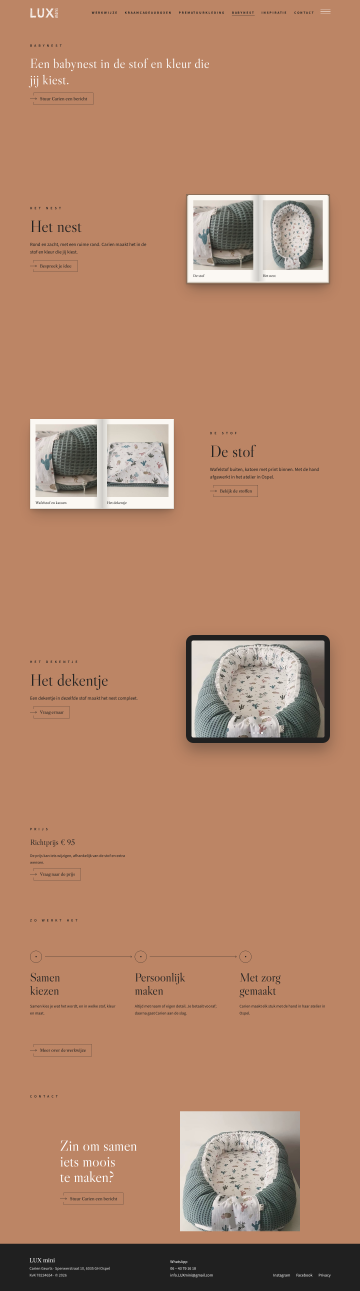
#> input picture tests/e2e/basis/desktop/babynest.png, 1440 x 5163 px (shown at 1/4 size)
$ python -i vrijstaand.py   (imports and definitions only)
#> lines starting #> are read from the running program, lines starting #| are printed output that depends on the picture
"""
Stelt een productfoto vrij en zet hem op een huiskleur met een zachte schaduw.

Gebruik:
  python3 scripts/vrijstaand.py <origineel.jpg> <uitvoer-basisnaam> <kleur> [--schaal 0.7]
  bijv. python3 scripts/vrijstaand.py ~/fotos/shirtje.jpg public/assets/img/p-shirtje "#C3CFBC"

Maakt <basisnaam>-kleur.jpg (3:4) en <basisnaam>-kleur-vierkant.jpg (1:1).
Werkt het best met een effen achtergrond die duidelijk afwijkt van het product.
Wit product op witte achtergrond lukt niet goed: maak dan een nieuwe foto.
Vereist: opencv-python, numpy, Pillow.
"""
import sys, argparse
import numpy as np
import cv2
from PIL import Image, ImageOps, ImageFilter

HUISKLEUREN = {
    "perzik": "#DEB799", "oker": "#C89F67", "salie": "#C3CFBC", "mauve": "#B5969E",
    "olijf": "#B4B19A", "grijsblauw": "#E0E6E7", "terracotta": "#BC8565",
}

def hexrgb(h):
    h = HUISKLEUREN.get(h, h).lstrip("#")
    return tuple(int(h[i:i + 2], 16) for i in (0, 2, 4))

def masker(rgb):
    """GrabCut met de rand als zekere achtergrond. Geeft (masker 0..255, kwaliteitsscore)."""
    h, w = rgb.shape[:2]
#> h = 5163; w = 1440
    schaal = 900 / max(h, w)
#> schaal = 0.174
    klein = cv2.resize(rgb, (int(w * schaal), int(h * schaal)), interpolation=cv2.INTER_AREA)
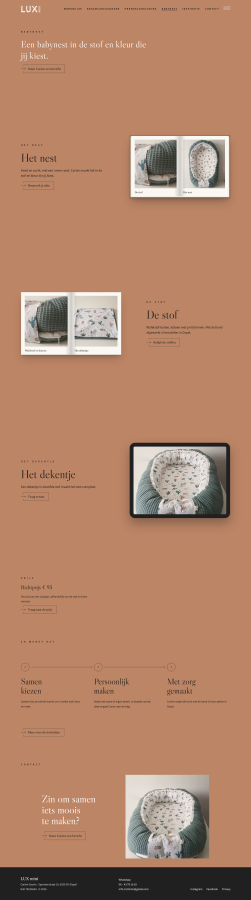
#> klein: shape (900, 251, 3); mean R, G, B 178.6, 132.3, 104.9
    kh, kw = klein.shape[:2]
#> kh = 900; kw = 251
    rand = max(4, int(min(kh, kw) * 0.02))
#> rand = 5
    m = np.full((kh, kw), cv2.GC_PR_FGD, np.uint8)
    # pixels die sterk op de randkleur lijken: waarschijnlijk achtergrond
    # achtergrond als glooiend vlak (telefoonfoto's hebben vaak een lichtverloop)
    yy, xx = np.mgrid[0:kh, 0:kw].astype(np.float32)
    xx, yy = xx / kw, yy / kh
    randmask = np.zeros((kh, kw), bool)
    randmask[:rand * 2], randmask[-rand * 2:], randmask[:, :rand * 2], randmask[:, -rand * 2:] = True, True, True, True
    A = np.stack([np.ones_like(xx), xx, yy, xx * xx, yy * yy, xx * yy], -1)
    vlak = np.zeros_like(klein, dtype=np.float32)
    for c in range(3):
        coef, *_ = np.linalg.lstsq(A[randmask], klein[..., c][randmask].astype(np.float32), rcond=None)
        vlak[..., c] = A @ coef
#> this loop made 3 passes
#> coef on passes 1 to 3: [195.5, -224.1, 107.5, 224.2, -193.1, 1.19], [138.5, -145.5, 67.35, 145.2, -123.4, 1.4], [105.4, -99.81, 43.98, 99.18, -82.87, 1.52]
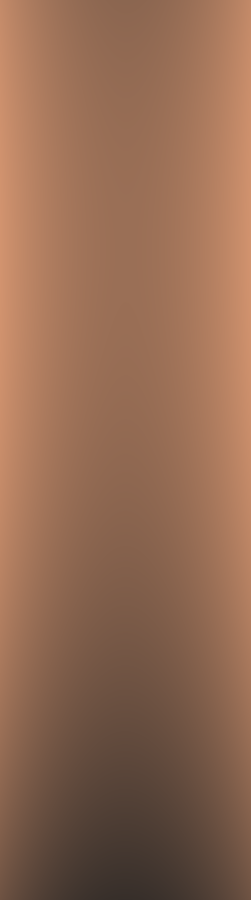
#> vlak: shape (900, 251, 3) float32; mean R, G, B 147.9, 107.1, 83.3
    afstand = np.linalg.norm(klein.astype(np.float32) - vlak, axis=2)
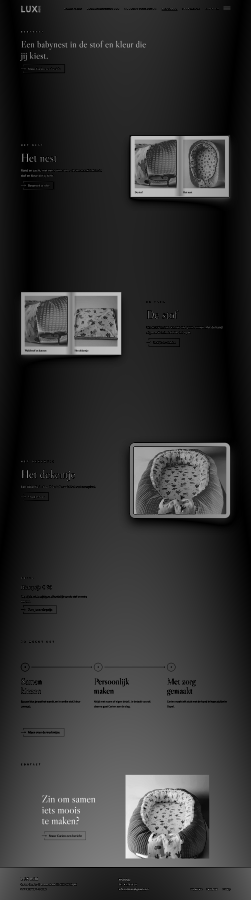
#> afstand: shape (900, 251) float32; min 0.0196, max 307.3, mean 59.8; drawn with min black and max white
    m[afstand < 12] = cv2.GC_PR_BGD
    m[:rand], m[-rand:], m[:, :rand], m[:, -rand:] = cv2.GC_BGD, cv2.GC_BGD, cv2.GC_BGD, cv2.GC_BGD
    bgd, fgd = np.zeros((1, 65), np.float64), np.zeros((1, 65), np.float64)
    cv2.grabCut(cv2.cvtColor(klein, cv2.COLOR_RGB2BGR), m, None, bgd, fgd, 6, cv2.GC_INIT_WITH_MASK)
    voor = np.where((m == cv2.GC_FGD) | (m == cv2.GC_PR_FGD), 255, 0).astype(np.uint8)
    # grootste aaneengesloten vlak (plus vlakken > 3%) houden, gaatjes dichten
    n, labels, stats, _ = cv2.connectedComponentsWithStats(voor, 8)
    if n <= 1:
        return None, 0.0
    groot = stats[1:, cv2.CC_STAT_AREA]
    houd = [i + 1 for i, a in enumerate(groot) if a >= max(groot) * 0.03]
    voor = np.isin(labels, houd).astype(np.uint8) * 255
    voor = cv2.morphologyEx(voor, cv2.MORPH_CLOSE, np.ones((5, 5), np.uint8))
    # kwaliteit: hoe scherp is de grens (weinig twijfelpixels) en raakt het product de rand niet
    twijfel = np.mean((afstand > 8) & (afstand < 22) & (voor > 0)) / max(np.mean(voor > 0), 1e-6)
#> twijfel = 0.00716
    raakt_rand = voor[:2].any() or voor[-2:].any() or voor[:, :2].any() or voor[:, -2:].any()
    score = (1 - min(twijfel * 4, 1)) * (0.5 if raakt_rand else 1)
#> score = 0.971
    voor = cv2.resize(voor, (w, h), interpolation=cv2.INTER_LINEAR)
    voor = cv2.GaussianBlur(voor, (0, 0), 1.1)
    return voor, float(score)

def textuur(grootte, kleur, sterkte=5, zaad=7):
    rng = np.random.default_rng(zaad)
    basis = np.zeros((grootte[1], grootte[0], 3), np.float32) + np.array(kleur, np.float32)
    ruis = rng.normal(0, sterkte, (grootte[1], grootte[0], 1)).astype(np.float32)
    ruis = cv2.GaussianBlur(ruis, (0, 0), 0.7)[..., None] if ruis.ndim == 3 else ruis
    # heel zacht licht van linksboven
    yy, xx = np.mgrid[0:grootte[1], 0:grootte[0]].astype(np.float32)
    licht = 1.04 - 0.08 * ((xx / grootte[0]) * 0.4 + (yy / grootte[1]) * 0.6)
    return Image.fromarray(np.clip((basis + ruis) * licht[..., None], 0, 255).astype(np.uint8))

def opmaken(product, alfa, kleur, maat, schaal):
    doek = textuur(maat, hexrgb(kleur))
    bb = alfa.getbbox()
    product, alfa = product.crop(bb), alfa.crop(bb)
    f = min(maat[0] * schaal / product.width, maat[1] * schaal * 0.92 / product.height)
    product = product.resize((int(product.width * f), int(product.height * f)), Image.LANCZOS)
    alfa = alfa.resize(product.size, Image.LANCZOS)
    x, y = (maat[0] - product.width) // 2, int((maat[1] - product.height) * 0.48)
    schaduw = Image.new("L", maat, 0)
    schaduw.paste(alfa.point(lambda v: int(v * 0.30)), (x + int(maat[0] * 0.012), y + int(maat[1] * 0.022)))
    schaduw = schaduw.filter(ImageFilter.GaussianBlur(maat[0] * 0.022))
    doek = Image.composite(Image.new("RGB", maat, (70, 52, 40)), doek, schaduw)
    doek.paste(product, (x, y), alfa)
    return doek

def verwerk(bron, basis, kleur, schaal=0.7, minimum=0.55):
    im = ImageOps.exif_transpose(Image.open(bron)).convert("RGB")
    im.thumbnail((2000, 2000), Image.LANCZOS)
    alfa, score = masker(np.array(im))
    if alfa is None or score < minimum:
        print(f"OVERGESLAGEN {bron}: vrijstaand niet schoon genoeg (score {score:.2f})")
        return False
    alfa = Image.fromarray(alfa)
    for achtervoegsel, maat in (("-kleur", (900, 1200)), ("-kleur-vierkant", (900, 900))):
        uit = opmaken(im, alfa, kleur, maat, schaal)
        uit.save(f"{basis}{achtervoegsel}.jpg", "JPEG", quality=82, optimize=True, progressive=True)
    print(f"OK {basis}-kleur.jpg (score {score:.2f})")
    return True

# [7 lines not run here, left out]

>>> import cv2
>>> picture = cv2.cvtColor(cv2.imread('../tests/e2e/basis/desktop/babynest.png'), cv2.COLOR_BGR2RGB)
>>> result = masker(picture)

$ run again, on tests/e2e/basis/desktop/contact.png
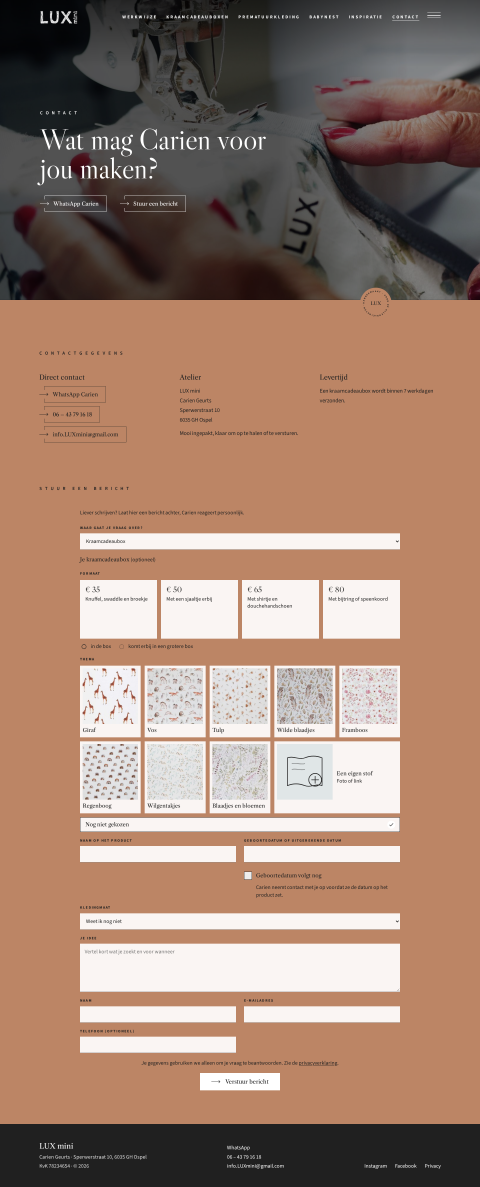
#> input picture tests/e2e/basis/desktop/contact.png, 1440 x 3560 px (shown at 1/3 size)
#> the loop in masker, `for c in range(3):` made 3 passes
#> coef on passes 1 to 3: [9.52, -24.65, 658.3, 69.46, -591.1, -61.33], [21.86, -13.82, 408.9, 49.3, -367.4, -49.32], [30.05, -13.53, 258.8, 47.27, -231.8, -46.95]
#> after the loop in masker, `for c in range(3):`:
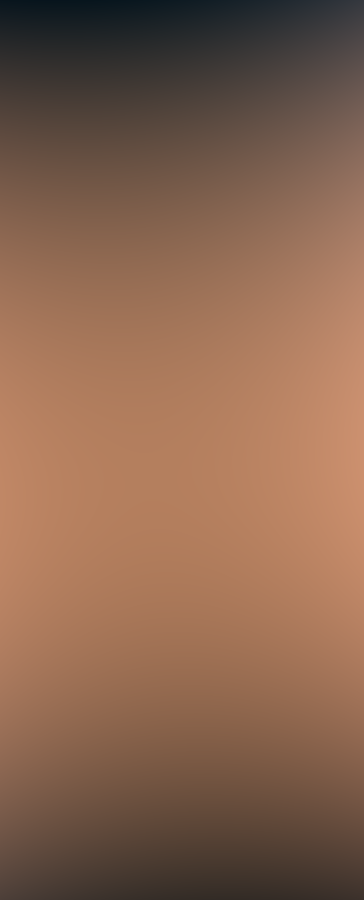
#> vlak: shape (900, 364, 3) float32; mean R, G, B 137.1, 101, 79.4
#> in masker, `afstand = np.linalg.norm(klein.astype(np.float32) - vlak, axis=2)`:
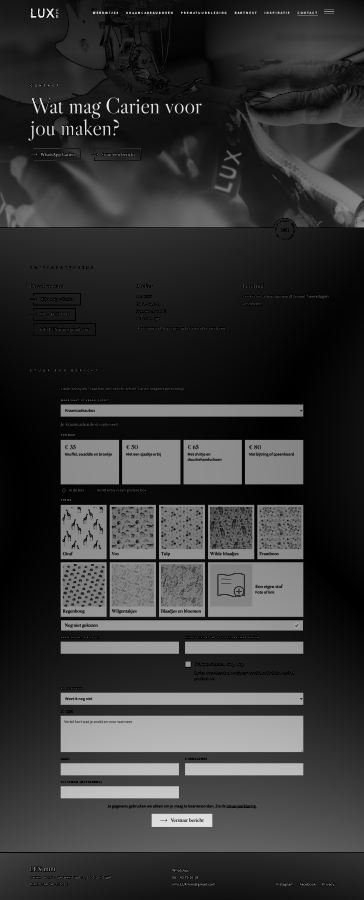
#> afstand: shape (900, 364) float32; min 0.309, max 358.6, mean 75.4; drawn with min black and max white
#> twijfel = 0.0637
#> score = 0.745

$ run again, on tests/e2e/basis/desktop/home.png
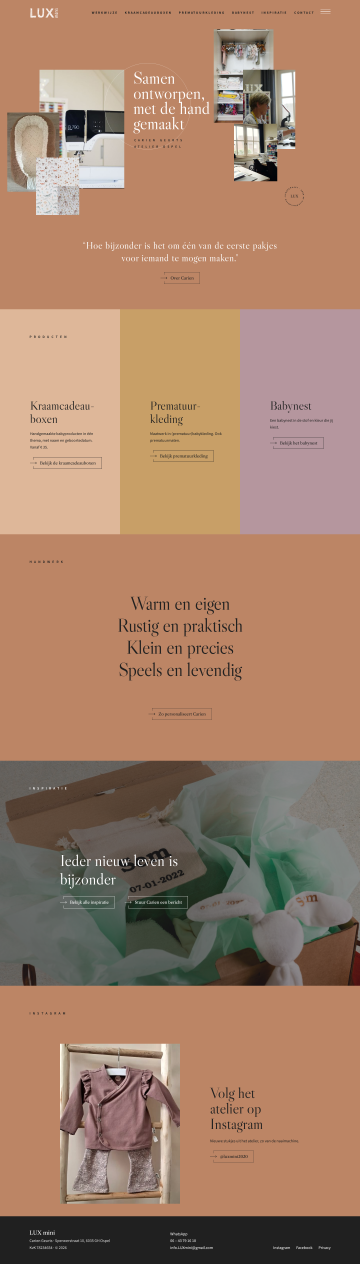
#> input picture tests/e2e/basis/desktop/home.png, 1440 x 5053 px (shown at 1/4 size)
#> the loop in masker, `for c in range(3):` made 3 passes
#> coef on passes 1 to 3: [209.1, -229.2, 5.63, 221.6, -117.4, 12.09], [146, -136.2, 69.32, 128.1, -144.3, 9.22], [104.1, -68.2, 120.3, 70.69, -171.5, -1.21]
#> after the loop in masker, `for c in range(3):`:
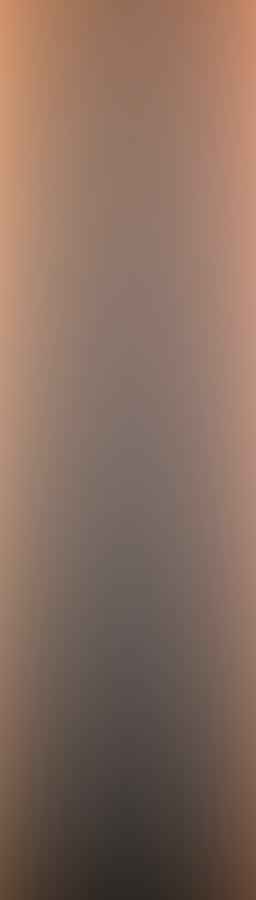
#> vlak: shape (900, 256, 3) float32; mean R, G, B 135.1, 109.5, 96.2
#> in masker, `afstand = np.linalg.norm(klein.astype(np.float32) - vlak, axis=2)`:
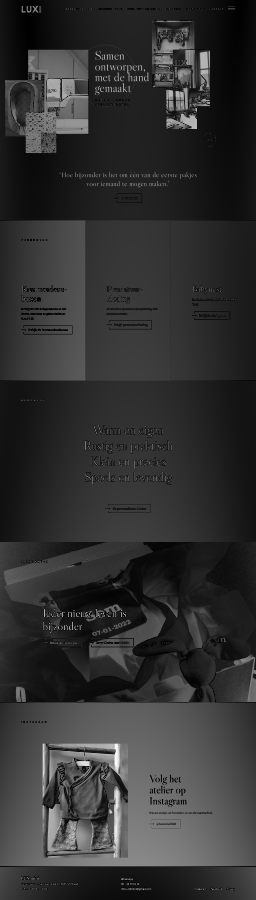
#> afstand: shape (900, 256) float32; min 1.4, max 312, mean 62.9; drawn with min black and max white
#> twijfel = 0.0994
#> score = 0.602

$ run again, on tests/e2e/basis/desktop/inspiratie-kleding.png
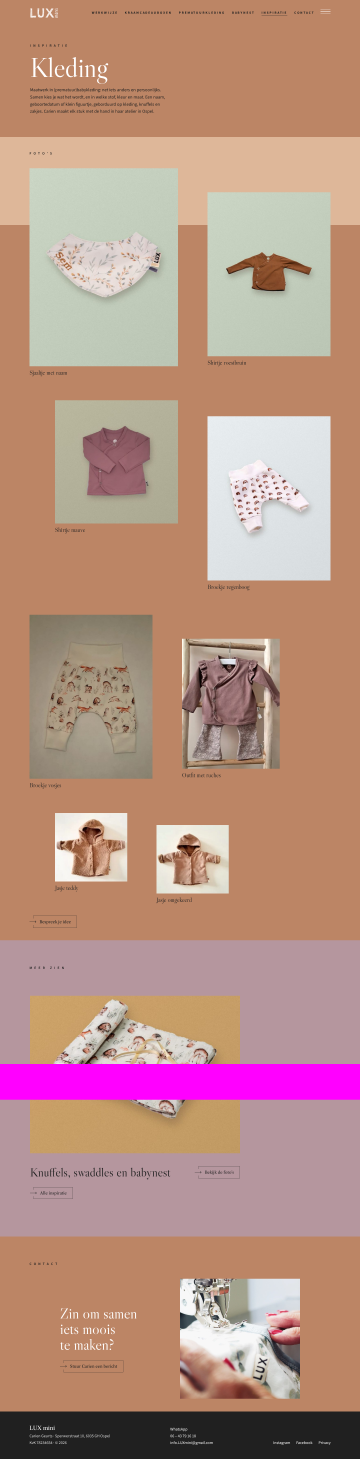
#> input picture tests/e2e/basis/desktop/inspiratie-kleding.png, 1440 x 5834 px (shown at 1/4 size)
#> the loop in masker, `for c in range(3):` made 3 passes
#> coef on passes 1 to 3: [203.2, -258.7, 78.31, 259.4, -163.6, 0.777], [150.8, -190.6, 23.88, 190.7, -84.88, 0.963], [110, -167, 86.01, 167, -106.4, 1.07]
#> after the loop in masker, `for c in range(3):`:
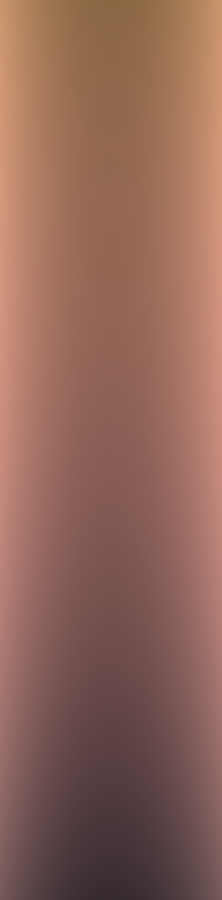
#> vlak: shape (900, 222, 3) float32; mean R, G, B 145.2, 103, 90
#> in masker, `afstand = np.linalg.norm(klein.astype(np.float32) - vlak, axis=2)`:
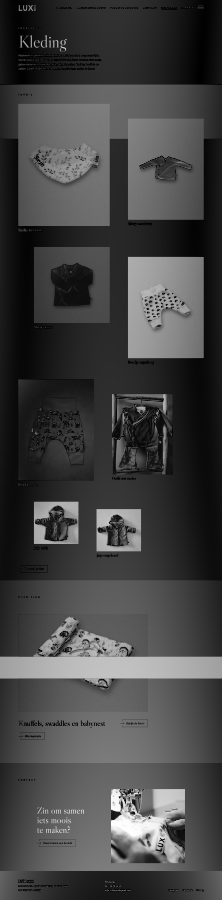
#> afstand: shape (900, 222) float32; min 2.18, max 322.5, mean 87.8; drawn with min black and max white
#> twijfel = 0.037
#> score = 0.852
